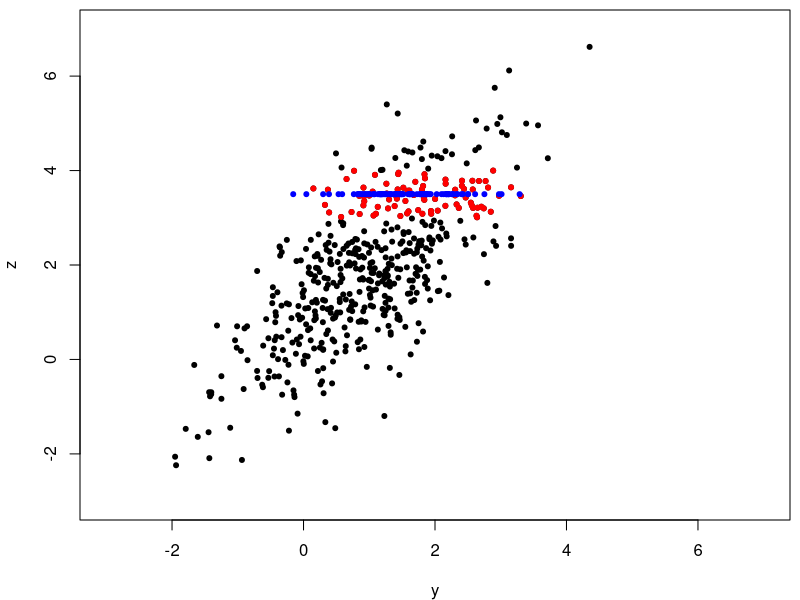

Recreate this plot in R.
png(file="solution.png")
  require(mvtnorm)
  set.seed(14)
  mu <- c(1, 2)
  sigma <- matrix(c(1, 1, 1, 2), byrow = TRUE, nrow = 2)
  res <- rmvnorm(n = 500, mean = mu, sigma = sigma)
  
  # from (b)
  par(mai = c(0.8, 0.8, 0.1, 0.1)) # to have a proper aspect ratio
  plot(res, xlab = "y", ylab = "z", pch = 20,
       xlim = c(-3, 7), ylim = c(-3, 7))
  
  # exercise now
  # Make sure you choose a right operator instead of "%%%".
  points(res[res[, 2] > 3 & res[, 2] < 4, ], col = "red", pch = 20)
  z <- 3.5
  mu.constr <- mu[1] + sigma[1, 2] * (1/sigma[2, 2]) * sigma[2, 1] # Use formula from the lecture.
  sigma.constr <- sigma[1, 1] - sigma[1, 2] * (1/sigma[2, 2]) * sigma[2, 1] # Use formula from the lecture.
  y.constr <- rnorm(100, mu.constr, sqrt(sigma.constr)) # Generating 100 points with new mu and sigma
  points(y.constr, rep(z, 100), col = "blue", pch = 20)
dev.off()
